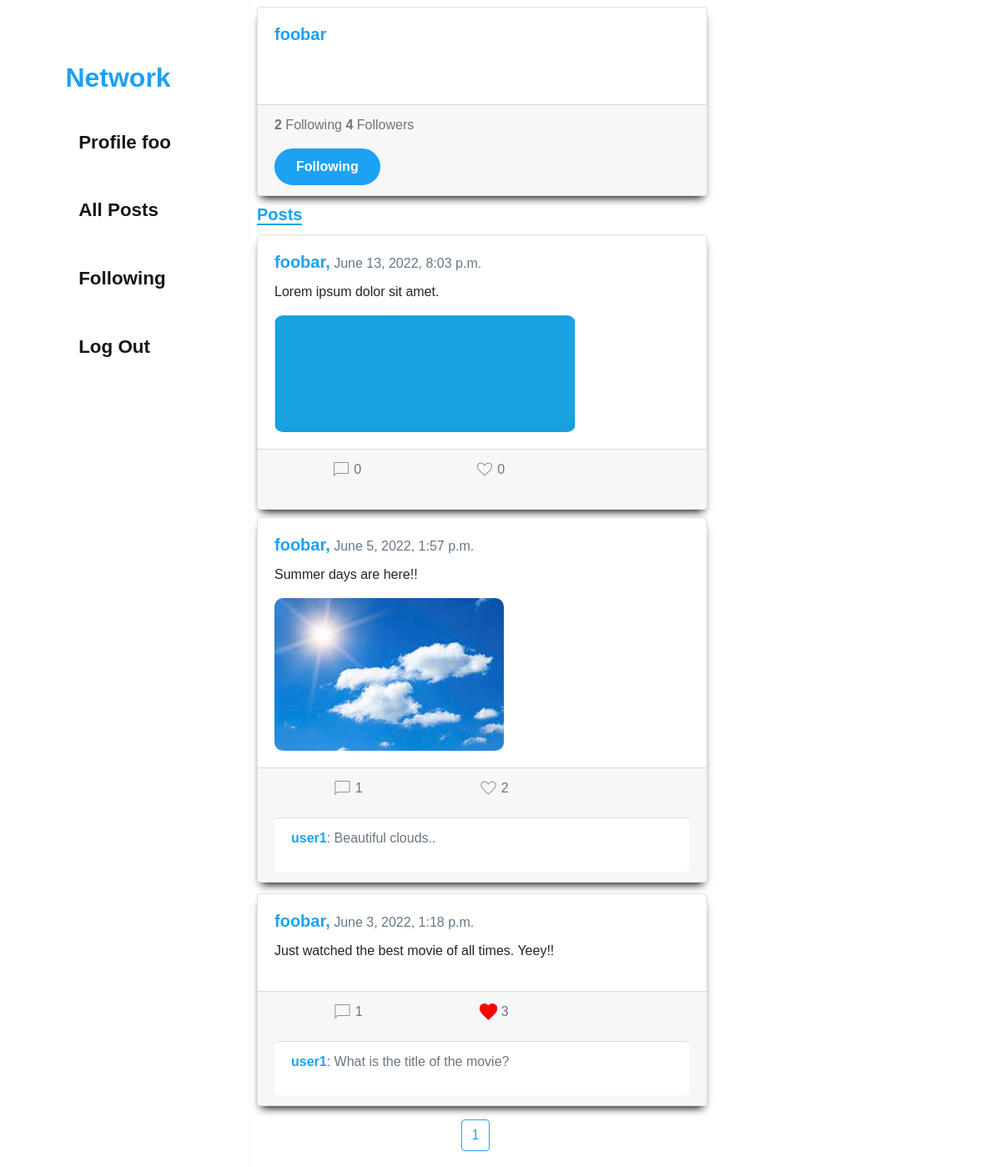
Screenshot of /5 (signed in) with the database file from the repository.
### network/models.py (models this page shows, shortened)
class User(AbstractUser):
    pass

class Post(models.Model):
    owner = models.ForeignKey(User, on_delete=models.CASCADE, related_name="posts")
    content = models.TextField(max_length=300)
    date = models.DateTimeField(auto_now_add=True, blank=True)
    image = models.ImageField(upload_to='images', blank=True)
    class Meta:
        ordering = ['-date']

class Comment(models.Model):
    post = models.ForeignKey(Post, on_delete=models.CASCADE, related_name="comments")
    user = models.ForeignKey(User, on_delete=models.SET_NULL, blank=True, null=True, related_name="commentBy")
    text = models.TextField(max_length=300)

### network/views.py (the view, shortened to what this page needs)
# urls.py: path("<int:user_id>", views.profile, name="profile"),
@csrf_exempt
@login_required
def profile(request, user_id):
    user = User.objects.get(pk=user_id)
    if request.method == 'GET':
        posts = Post.objects.filter(owner = user)
        paginator = Paginator(posts, 10)
        page_number = request.GET.get('page')
        page_obj = paginator.get_page(page_number)
        userLikes = list(posts)
        for post in userLikes:
            post.is_liked = post.likes.filter(likedBy=request.user).exists()
        following = Follower.objects.get(follower = user)
        return render(request, "network/profile.html", {
            'userProfile': user,
            'follows': following.follows.count(),
            'followers': user.followers.count(),
            'posts': Post.objects.filter(owner = user),
            'likes': Like.objects.all(),
            'comments': Comment.objects.all(),
            'followBtn': user.followers.filter(follower = request.user).exists(),
            'page_obj': page_obj,
            'userLiked': userLikes
        })

### network/templates/network/profile.html (shortened to what this page needs)
{% extends "network/layout.html" %}
{% load static %}
{% block body %}
    <div class="posts-wrapper-profile">
    <div class="card">
        <div class="card-body">
        <h5 class="card-title"><strong style="color: #1DA1F2;">{{ userProfile.username }}</strong></h5>
        </div>
        <div class="card-footer text-muted">
            <p><strong>{{ follows }}</strong> Following <strong id="followers-count">{{ followers }}</strong> Followers</p>
            {% if user.id != userProfile.id %}
                {% if followBtn %}
                    <button id="unfollow-btn" class="submit-btn" type="button" value="Following">Following</button>
                {% else %}
                    <button id="follow-btn" class="submit-btn" type="button" value="Follow">Follow</button>
                    <button id="unfollow-btn" class="submit-btn" type="button" value="Following" style="display: none">Following</button>
                {% endif %}
            {% endif %}
        </div>
    </div>
    </div>
    <h5 class="card-title"><strong class="posts">Posts</strong></h5>
    <div class="posts-wrapper-profile">
        {% if posts %}
            {% for post in page_obj.object_list %}
            <div class="card">
                <form data-formId="{{post.id}}">
                    <div class="card-body">
                    <h5 class="card-title"><strong style="color: #1DA1F2;">{{ post.owner }},</strong><span class="date"> {{ post.date }}</span></h5>
                    <p class="card-text">{{ post.content }}</p>
                    {% if post.image %}
                        <img src="{{ post.image.url }}">
                    {% endif %}
                    </div>
                    <div class="card-footer text-muted">
                        <div class="card-bubble">
                            <p class="comment-btn"><span class="material-symbols-outlined">chat_bubble</span>{{ post.comments.count }}</p>
                            {% if post.owner == user or post.likes.count == 0 %}
                                <p class="like-button"><span class="material-symbols-outlined">favorite</span>{{ post.likes.count }}</p>
                            {% else %}
                                {% for userLikedPost in userLiked %}
                                    {% if userLikedPost == post %}
                                        {% if userLikedPost.is_liked is True %}
                                            <p class="like-button like"><span class="material-symbols-outlined">favorite</span> {{ post.likes.count }}</p>
                                        {% else %}
                                            <p class="like-button"><span class="material-symbols-outlined">favorite</span> {{ post.likes.count }}</p>
                                        {% endif %}
                                    {% endif %}
                                {% endfor %}
                            {% endif %}
                        </div>
                    {% for comment in comments %}
                        {% if comment.post == post%}
                        <div class="card-footer text-muted" style="background-color: #fff; border-radius: 5px;">
                            <p><strong style="color: #1DA1F2;">{{ comment.user}}</strong>: {{ comment.text}}</p>
                        </div>
                        {% endif %}
                    {% endfor %}
                    </div>
                </form>
            </div>
            {% endfor %}
            <div aria-label="Page navigation example">
                <ul class="pagination justify-content-center">
                    <li class="page-item">
                        <a class="page-link page-item active" href="?page={{ page_obj.number }}">{{ page_obj.number }}</a>
                    </li>
                </ul>
            </div>
        {% else %}
            <p>No posts available.</p>
        {% endif %}
    </div>
{% endblock %}

### network/templates/network/layout.html (shortened to what this page needs)
{% load static %}
<!DOCTYPE html>
<html lang="en">
    <head>
        <link rel="stylesheet" href="https://stackpath.bootstrapcdn.com/bootstrap/4.4.1/css/bootstrap.min.css">
        <link href="{% static 'network/styles.css' %}" rel="stylesheet">
    </head>
    <body>
        <nav class="navigation">
        <a class="navbar-brand" href="{% url 'index' %}"><strong>Network</strong></a>
        <div class="menu">
            <ul class="menu-item">
            {% if user.is_authenticated %}
                <li>
                    <a href="{% url 'profile' user.id %}"><strong>Profile {{ user.username }}</strong></a>
                </li>
            {% endif %}
            <li>
                <a href="{% url 'index' %}"><strong>All Posts</strong></a>
            </li>
            {% if user.is_authenticated %}
                <li>
                    <a href="{% url 'following' %}"><strong>Following</strong></a>
                </li>
                <li>
                    <a href="{% url 'logout' %}"><strong>Log Out</strong></a>
                </li>
            {% endif %}
            </ul>
        </div>
        </nav>
        <div class="body">
            {% block body %}
            {% endblock %}
        </div>
    </body>
</html>

### network/static/network/styles.css (style rules this page uses)
*, *::before, *::after { box-sizing: border-box; margin: 0; padding: 0; text-decoration: none; }
body { font-family: Arial, Helvetica, sans-serif; }
.body { margin-left: 25%; max-width: calc(100% - 25%); }
.posts-wrapper-profile { max-width: 60%; }
.navigation { height: 100%; width: 25%; position: fixed; left: 0; top: 0; display: flex; flex-direction: column; justify-content: flex-start; align-items: center; border-right: 1px solid #F5F8FA; font-size: 1.4rem; padding-top: 4rem; }
a { border-radius: 20px; color: #14171A; padding: 0.7rem; transition-duration: 200ms; }
.menu-item li { padding-bottom: 3rem; list-style-type: none; }
.navbar-brand { font-size: 2rem; margin-bottom: 2rem; color: #1DA1F2; }
.card:first-child { margin-top: 0.5rem; margin-bottom: 0.6rem; }
.card { width: 100%; box-shadow: 0px 7px 10px -5px #000000; margin-bottom: 0.8rem; margin-left: 0.5rem; transition-duration: 300ms; }
.card img { border-radius: 10px; max-width: 100%; }
.posts { color: #1DA1F2; border-bottom: 2px solid #1DA1F2; margin-left: 0.5rem; }
.date { font-size: 1rem; color: #657786; }
.card-bubble { display: flex; justify-content: space-around; align-items: baseline; }
input[type="submit"], .submit-btn { display: inline-block; background-color: #fff; border-radius: 50px; border: 2px solid #1DA1F2; color: #1DA1F2; cursor: pointer; font-size: 16px; font-weight: bold; padding: 8px 24px; text-align: center; text-decoration: none; transition-duration: 200ms; }
.like-button, .comment-btn { display: flex; justify-content: baseline; }
.like-button span, .comment-btn span { cursor: pointer; transition: scale 400ms ease-in-out, color 400ms ease-in-out; font-variation-settings: 'FILL' 0, 'wght' 200, 'GRAD' 0, 'opsz' 48 }
.like span { color: red; font-variation-settings: 'FILL' 1, 'wght' 700, 'GRAD' 0, 'opsz' 48; transition: scale 400ms ease-in-out, color 400ms ease-in-out; }
.like-button span, .comment-btn span { margin-right: 0.2rem; }
#unfollow-btn { background-color: #1DA1F2; color: #fff; }
.comment-btn { cursor: pointer; transition: scale 400ms ease-in-out, color 400ms ease-in-out; }
.pagination { width: 100%; }
.page-link { border-color: #1DA1F2; border-radius: 0.25rem; color: #1DA1F2; margin: 0.2rem; }

### rows the page displays
User: username "foo"
User: username "foobar"
Post: owner "foobar", date "June 13, 2022, 8:03 p.m.", content "Lorem ipsum dolor sit amet.", image (picture), comments.count "0", likes.count "0"
Post: owner "foobar", date "June 5, 2022, 1:57 p.m.", content "Summer days are here!!", image (picture), comments.count "1", likes.count "2"
Comment: user "user1", text "Beautiful clouds.."
Post: owner "foobar", date "June 3, 2022, 1:18 p.m.", content "Just watched the best movie of all times. Yeey!!", comments.count "1", likes.count "3"
Comment: user "user1", text "What is the title of the movie?"

### other values shown
{{ follows }} "2"
{{ followers }} "4"
{{ page_obj.number }} "1"
